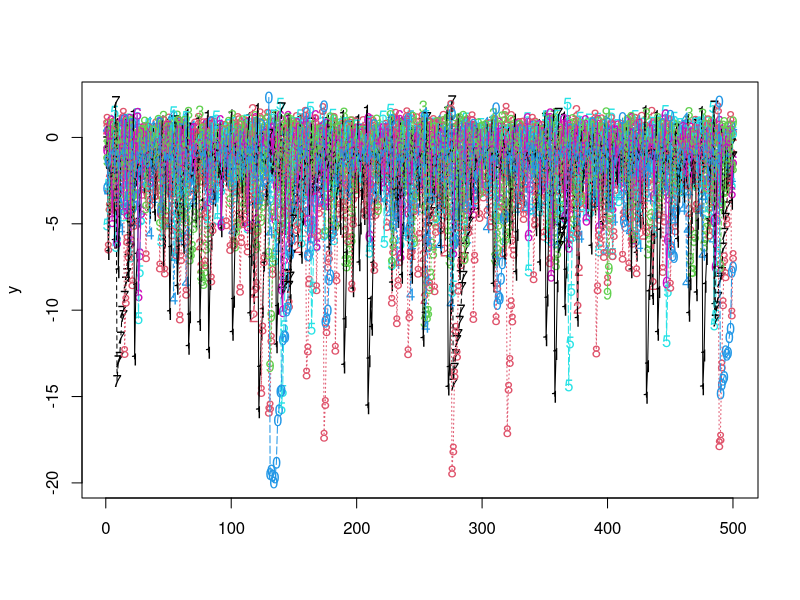
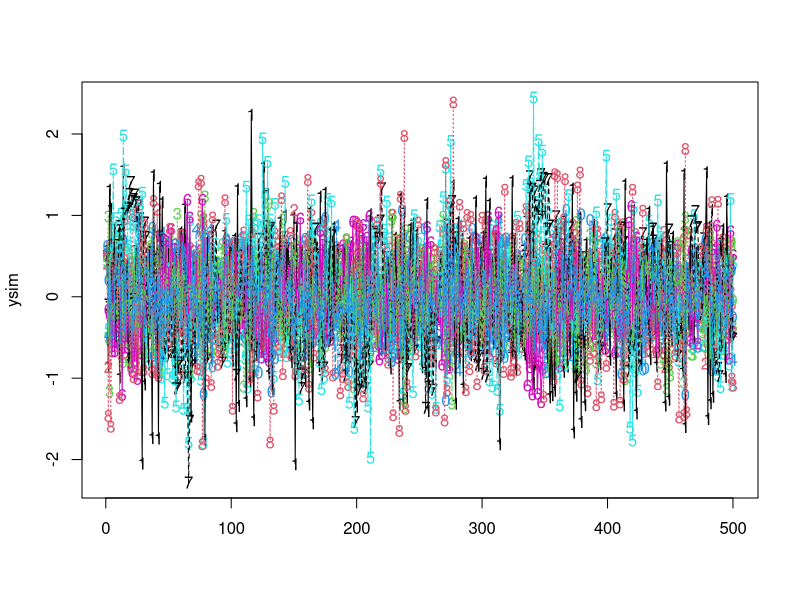
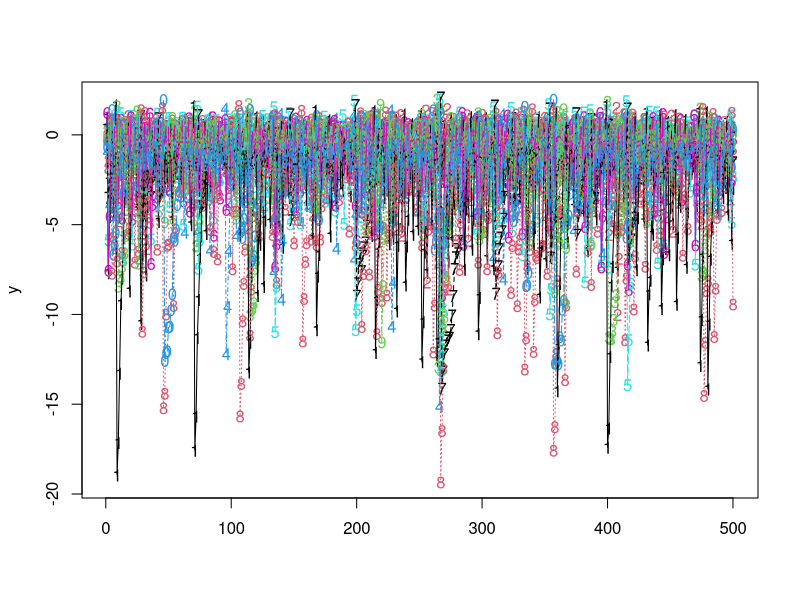
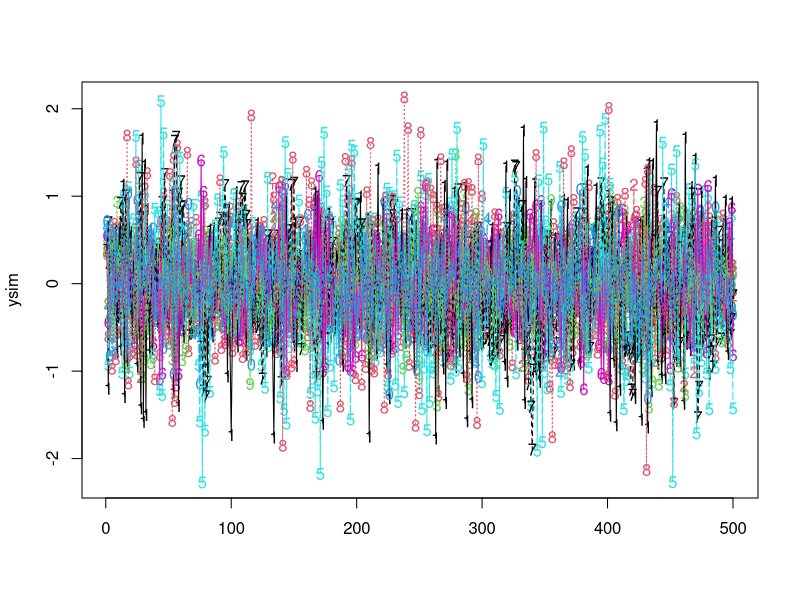
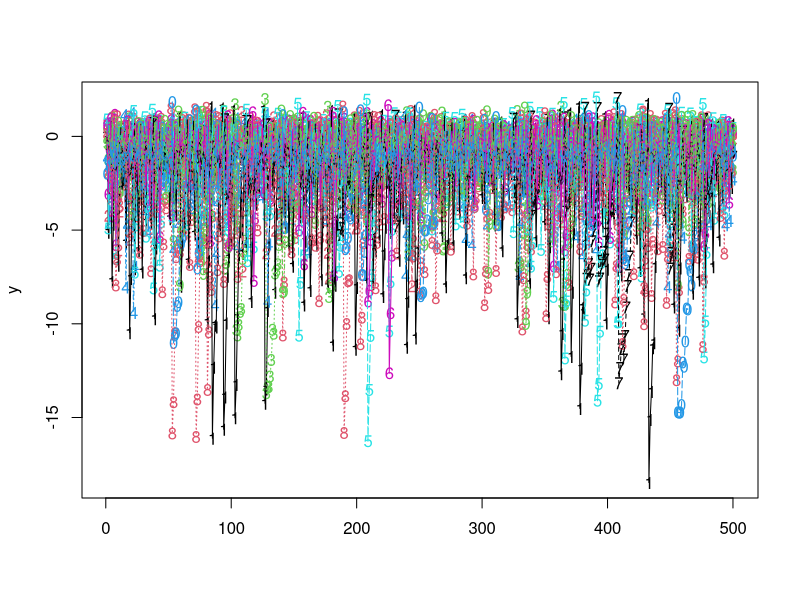
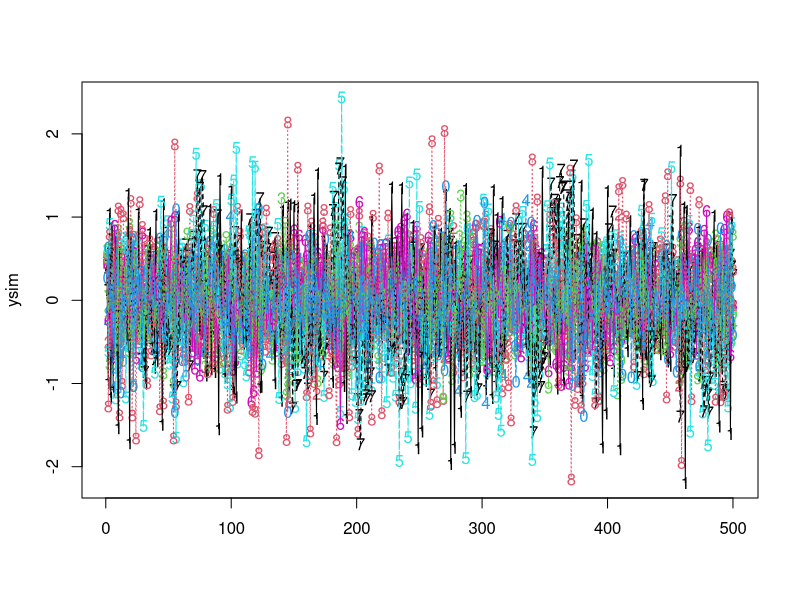
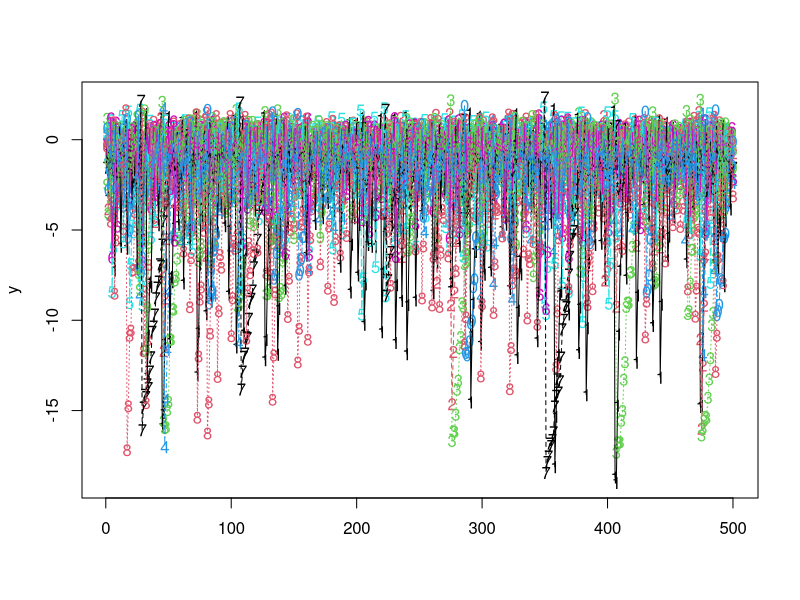
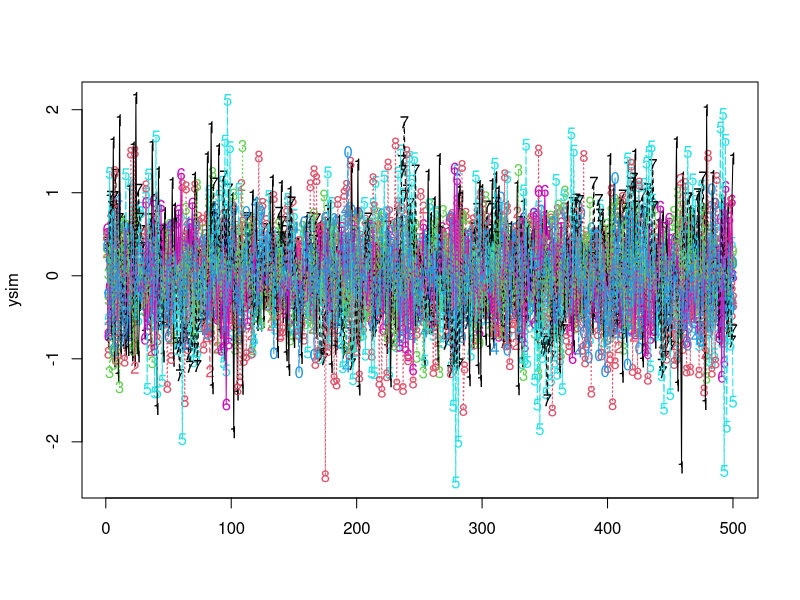

Here is the R script that generated these plots, in order: (Note: this script raises an error after producing the figures.)
####################################################################################
### FB 12/06/2018 -- Generating replicated datasets for 10 species #################
### Both Lotka-Volterra discrete-time (Ricker) competition and VAR(1) (Gompertz) ###
####################################################################################

rm(list = ls())
set.seed(5)

##options(scipen=-500)

### Mainly competition dataset

### Same exact network structure used 
interaction_matrix = rbind(c(1,1,1,0,0,0,0,0,0,0),
                           c(1,1,1,0,0,0,0,0,0,0),
                           c(1,1,1,0,0,0,0,0,0,0),
                           c(1,1,1,1,0,0,0,0,0,0),
                           c(0,0,0,1,1,1,1,0,0,0),
                           c(0,0,0,0,1,1,1,0,0,0),
                           c(0,0,0,0,1,1,1,0,0,0),
                           c(0,0,0,0,0,0,0,1,1,1),
                           c(0,0,0,0,0,0,0,1,1,1),
                           c(0,0,0,0,0,0,0,1,1,1))
nspecies=nrow(interaction_matrix)

### We use a reference parameter set
r = c(4,3.1,0.12,3,3,3.1,0.8,4,3.1,0.12)
alpha = rbind (c(-4,-2,-0.4,0,0,0,0,0,0,0),
               c(-0.31,-3.1,-0.93,0,0,0,0,0,0,0),
               c(0.636,0.636,-2.12,0,0,0,0,0,0,0),
               c(-0.111,-0.111,0.131,-3.8,0,0,0,0,0,0),
               c(0,0,0,0.5,-2,-2,-0.4,0,0,0),
               c(0,0,0,0,-0.31,-3.1,-0.93,0,0,0),
               c(0,0,0,0,0.636,-0.636,-2.12,0,0,0), #instead +0.636,4.12 for deterministic model
               c(0,0,0,0,0,0,0,-4,-2,-0.4),
               c(0,0,0,0,0,0,0,-0.31,-3.1,-0.93),
               c(0,0,0,0,0,0,0,0.636,0.636,-2.12)
)
### Check correspondance 
((abs(alpha)>0)==interaction_matrix)

### Equilibrium, mean values - some algebra
N_star<-solve(alpha) %*% (-r) ### check the equilibrium is feasible
N_star # good -- should always be stable in theory
N_star_mat = matrix(rep(as.vector(N_star),nspecies),nspecies,nspecies,byrow=T)
Jacobian = diag(nspecies) + alpha*N_star_mat

spectral_radius = max(abs(eigen(Jacobian)$values)) 
spectral_radius
# add just a tad more stability
B = Jacobian 
diag(B) = diag(B)/3 + 0.2
B ## More reasonable diagonal values!!
spectral_radius = max(abs(eigen(B)$values)) 
spectral_radius # now barely stable, perfect

### High-level parameters
tmax=500 ## Number of time units. 500 timesteps total for the simulation, and we select the 300 last time steps for model fitting
index_time=1:tmax
# How many repeats? 
nrepeats=25

niter=1 ### initializing repeats
while (niter<nrepeats+1)
{
  
print(paste("site/repeat =",niter))
# Nonlinear LV discrete-time (Ricker) competition
feasible = FALSE #initializing
### use feasability (strictly positive interior fixed point) with min threshold for abundances?? 
while(feasible == FALSE){
  print("Try out new initial conditions LV")
  
  #simulate the model
  sigma=0.3 # Sigma^2= 0.1
  Y=matrix(1,nrow=tmax,ncol=nspecies)
  
  ### Deterministic dynamics ------------------------------------------------------------------------------------------------### 
  #for (i in 1:nspecies){
  #  Y[1,i]=abs(rnorm(1,1,1))} #### Initial condition - most changing part across repeats
  #for (t in 1:(tmax-1)){
  #Y[t+1,] = Y[t,]*exp(r+alpha %*% Y[t,]) # Ricker dynamics // Note FB: Beverton-Holt would be another option, more stable
  #}
  ### Deterministic dynamics ------------------------------------------------------------------------------------------------### 
  epsilon<-matrix(0, nrow=tmax-1,ncol=nspecies,byrow=TRUE) # Noise on growth rates
  
  for (i in 1:nspecies){
    Y[1,i]=abs(rnorm(1,1,1))} #### Initial condition - most changing part across repeats
  for (t in 1:(tmax-1)){
    epsilon[t,]<-rnorm(nspecies,mean = 0, sd = sigma) # Residual noise on log-population growth rates
    Y[t+1,] = Y[t,]*exp(r+alpha %*% Y[t,] + epsilon[t,]) # Ricker dynamics
  }
  y=log(Y)
  #y=y-mean(y)
  feasible = (min(y)>(-20))&(!is.nan(min(y)))
  if (feasible==TRUE){print("Found LV TS")}
}#found one right parameter set 

matplot(y)
matlines(y)

# save data 
DataTemp_wTime_abs_LV = data.frame(niter*rep(1,tmax),index_time,y)
DataTemp_wTime_abs_LV  = format(DataTemp_wTime_abs_LV,digits=3,scientific=T)

### Write this in total dataframes
if (niter==1){ 	# Create data structures
  Data_wTime_abs_LV=DataTemp_wTime_abs_LV
} else {
  Data_wTime_abs_LV=rbind(Data_wTime_abs_LV,DataTemp_wTime_abs_LV)}

# M/VAR(1) (Gompertz) competition model
feasible = FALSE #initializing
  while(feasible == FALSE){ 
    print("Try out new initial conditions VAR")
    
    #simulate the model  
    ysim=matrix(0,nrow = tmax,ncol=nspecies)
    ysim[1,] = rnorm(nspecies,0.5,0.1)
    for (time_index in 1:(tmax-1)){
      ysim[time_index+1,] = B %*% ysim[time_index,] + rnorm(nspecies,0,sigma)
    }
    matplot(ysim)
    matlines(ysim) #check
    feasible = (min(ysim)>(-25)) ### add smthg for NAN
    if (feasible==TRUE){print("Found VAR TS")}
    
  }

# save data to file
DataTemp_wTime_abs_VAR = data.frame(niter*rep(1,tmax),index_time,ysim)
DataTemp_wTime_abs_VAR  = format(DataTemp_wTime_abs_VAR,digits=3,scientific=T)
### Write this in total dataframes
if (niter==1){ 	# Create data structures
  Data_wTime_abs_VAR=DataTemp_wTime_abs_VAR
} else {
  Data_wTime_abs_VAR=rbind(Data_wTime_abs_VAR,DataTemp_wTime_abs_VAR)}

### Increment iteration counter
niter=niter+1
}

### --------------------- Write data to file ------------------------- ### 
#Data_wTime_abs_LV = format(Data_wTime_abs_LV,digits=6)
#Data_wTime_abs_VAR = format(Data_wTime_abs_VAR,digits=6)
names(Data_wTime_abs_LV)=c("Site","Time_index","Species1","Species2","Species3","Species4","Species5","Species6","Species7","Species8","Species9","Species10")
names(Data_wTime_abs_VAR)=c("Site","Time_index","Species1","Species2","Species3","Species4","Species5","Species6","Species7","Species8","Species9","Species10")
write.csv(Data_wTime_abs_LV,file="../data/ref_param_set/Data_wTime_abs_LV.csv")
write.csv(Data_wTime_abs_VAR,file="../data/ref_param_set/Data_wTime_abs_VAR.csv")
